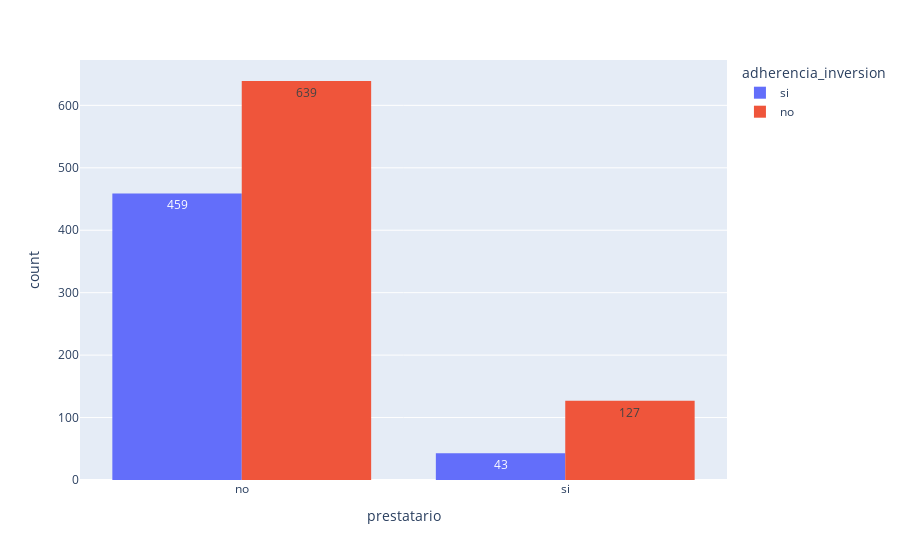

Here is the notebook cell this chart was saved with:
### Code cell
px.histogram(datos,x='prestatario',text_auto=True,color='adherencia_inversion',barmode='group')

### Figure 1 — Plotly figure (JSON) as saved in the notebook; plotly's stock layout.template omitted (floating-point values rounded to 4 significant figures; data arrays with more than 128 entries replaced by an {"elided": "..."} marker saying what was removed)
{"data": [{"alignmentgroup": "True", "bingroup": "x", "hovertemplate": "adherencia_inversion=si<br>prestatario=%{x}<br>count=%{y}<extra></extra>", "legendgroup": "si", "marker": {"color": "#636efa", "pattern": {"shape": ""}}, "name": "si", "offsetgroup": "si", "orientation": "v", "showlegend": true, "texttemplate": "%{value}", "type": "histogram", "x": {"elided": "502 str values"}, "xaxis": "x", "yaxis": "y"}, {"alignmentgroup": "True", "bingroup": "x", "hovertemplate": "adherencia_inversion=no<br>prestatario=%{x}<br>count=%{y}<extra></extra>", "legendgroup": "no", "marker": {"color": "#EF553B", "pattern": {"shape": ""}}, "name": "no", "offsetgroup": "no", "orientation": "v", "showlegend": true, "texttemplate": "%{value}", "type": "histogram", "x": {"elided": "766 str values"}, "xaxis": "x", "yaxis": "y"}], "layout": {"barmode": "group", "legend": {"title": {"text": "adherencia_inversion"}, "tracegroupgap": 0}, "margin": {"t": 60}, "xaxis": {"anchor": "y", "domain": [0, 1], "title": {"text": "prestatario"}}, "yaxis": {"anchor": "x", "domain": [0, 1], "title": {"text": "count"}}}}
